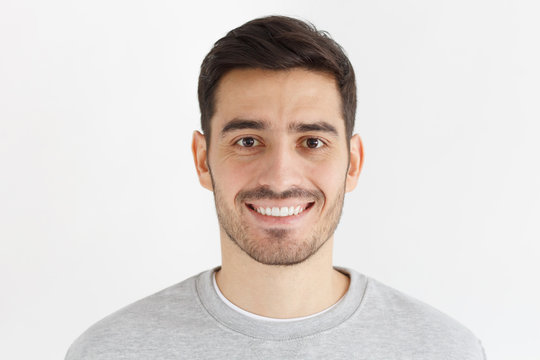
#> input picture abc.jpg, 540 x 360 px
$ python main.py
#> lines starting #> are read from the running program, lines starting #| are printed output that depends on the picture
import cv2

# Load the Haar Cascade classifier for face detection
face_cascade = cv2.CascadeClassifier(cv2.data.haarcascades + 'haarcascade_frontalface_default.xml')

# Load the image
image = cv2.imread('abc.jpg')
#> image is the input picture: shape (360, 540, 3); mean B, G, R 211.8, 215.7, 222.7

# Convert the image to grayscale
gray = cv2.cvtColor(image, cv2.COLOR_BGR2GRAY)
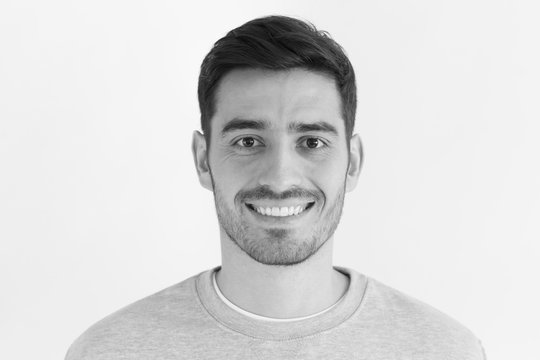
#> gray: shape (360, 540); min 4, max 255, mean 217.4

# Perform face detection
faces = face_cascade.detectMultiScale(gray, scaleFactor=1.1, minNeighbors=5, minSize=(30, 30))
#> faces = [[182, 64, 195, 195]]

# If a face is detected, convert it to black and white
if len(faces) > 0:
    (x, y, w, h) = faces[0]
#> x = 182; y = 64; w = 195; h = 195
    face = gray[y:y+h, x:x+w]
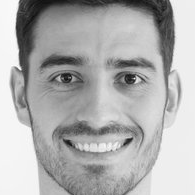
#> face: shape (195, 195); min 13, max 255, mean 175.3

    # Save the black and white face image
    cv2.imwrite('abc2.jpg', face)
else:
    print("No face detected in the image.")
